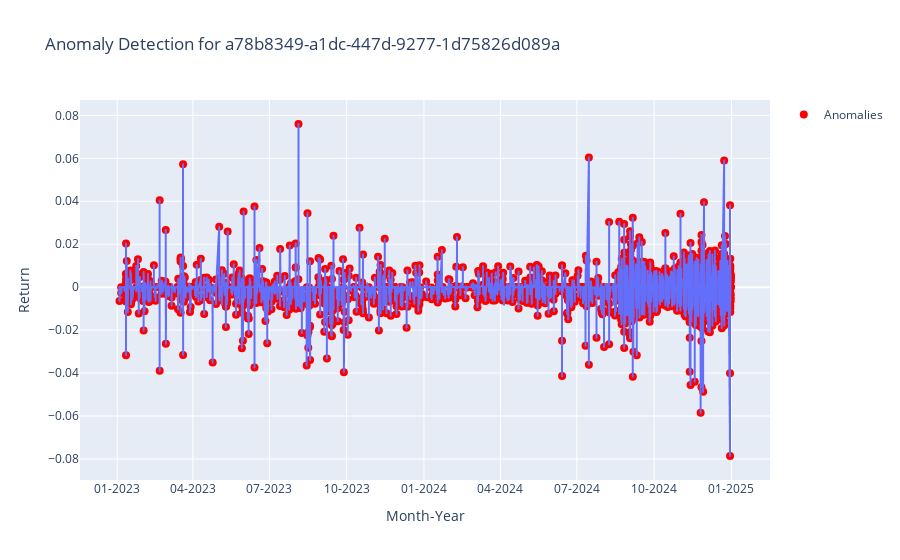

Notebook code for this chart:
### Code cell
anomaly_detector.visualize_anomalies(instrument_id="a78b8349-a1dc-447d-9277-1d75826d089a")

### Figure 1 — Plotly figure (JSON) as saved in the notebook; plotly's stock layout.template omitted (floating-point values rounded to 4 significant figures; data arrays with more than 128 entries replaced by an {"elided": "..."} marker saying what was removed)
{"data": [{"hovertemplate": "Month-Year=%{x}<br>Return=%{y}<extra></extra>", "legendgroup": "", "line": {"color": "#636efa", "dash": "solid"}, "marker": {"symbol": "circle"}, "mode": "lines", "name": "", "showlegend": false, "type": "scattergl", "x": {"elided": "49353 str values"}, "xaxis": "x", "y": {"elided": "49353 float values"}, "yaxis": "y"}, {"marker": {"color": "red", "size": 8}, "mode": "markers", "name": "Anomalies", "type": "scatter", "x": {"elided": "7995 str values"}, "y": {"elided": "7995 float values"}}], "layout": {"legend": {"tracegroupgap": 0}, "title": {"text": "Anomaly Detection for a78b8349-a1dc-447d-9277-1d75826d089a"}, "xaxis": {"anchor": "y", "domain": [0, 1], "tickformat": "%m-%Y", "title": {"text": "Month-Year"}}, "yaxis": {"anchor": "x", "domain": [0, 1], "title": {"text": "Return"}}}}
